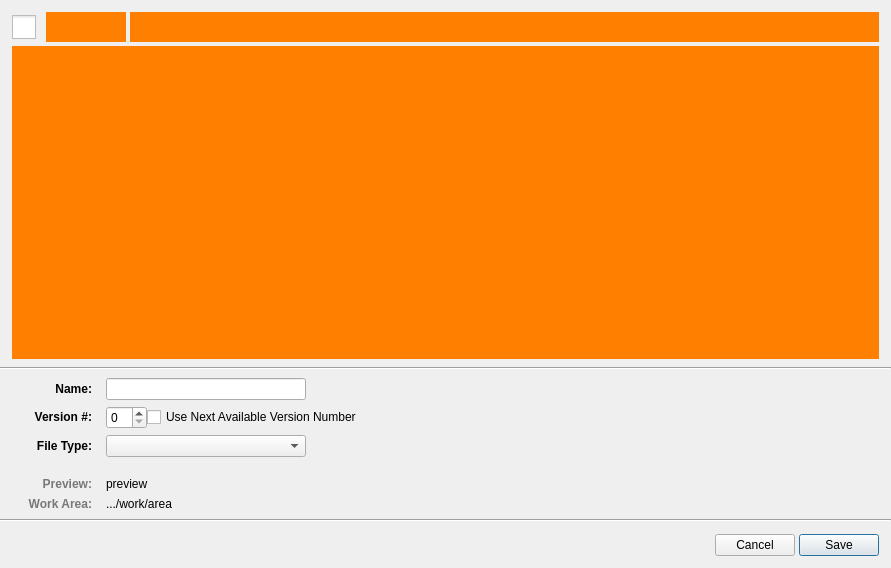
<?xml version="1.0" encoding="UTF-8"?>
<ui version="4.0">
 <class>FileSaveForm</class>
 <widget class="QWidget" name="FileSaveForm">
  <property name="geometry">
   <rect>
    <x>0</x>
    <y>0</y>
    <width>891</width>
    <height>568</height>
   </rect>
  </property>
  <property name="windowTitle">
   <string>Form</string>
  </property>
  <layout class="QVBoxLayout" name="verticalLayout" stretch="1,0,0,0,0,0">
   <property name="spacing">
    <number>4</number>
   </property>
   <property name="margin">
    <number>0</number>
   </property>
   <item>
    <layout class="QVBoxLayout" name="verticalLayout_3" stretch="0,1">
     <property name="leftMargin">
      <number>12</number>
     </property>
     <property name="topMargin">
      <number>12</number>
     </property>
     <property name="rightMargin">
      <number>12</number>
     </property>
     <property name="bottomMargin">
      <number>4</number>
     </property>
     <item>
      <layout class="QGridLayout" name="gridLayout_2" columnstretch="0,0,1">
       <item row="0" column="0">
        <layout class="QHBoxLayout" name="horizontalLayout_3" stretch="0">
         <property name="spacing">
          <number>1</number>
         </property>
         <item>
          <widget class="QCheckBox" name="expand_checkbox">
           <property name="sizePolicy">
            <sizepolicy hsizetype="Minimum" vsizetype="Maximum">
             <horstretch>0</horstretch>
             <verstretch>0</verstretch>
            </sizepolicy>
           </property>
           <property name="maximumSize">
            <size>
             <width>16777215</width>
             <height>24</height>
            </size>
           </property>
           <property name="toolTip">
            <string>Toggle Browser</string>
           </property>
           <property name="styleSheet">
            <string notr="true">#expand_checkbox::indicator {
width: 24;
height: 24;
}

#expand_checkbox::indicator::unchecked {
	image: url(:/tk-multi-workfiles2/save_expand.png);

}

#expand_checkbox::indicator::unchecked::hover {
	image: url(:/tk-multi-workfiles2/save_expand_hover.png);
}

#expand_checkbox::indicator::unchecked::pressed {
	image: url(:/tk-multi-workfiles2/save_expand_pressed.png);
}

#expand_checkbox::indicator::checked {
    image: url(:/tk-multi-workfiles2/save_collapse.png);
}

#expand_checkbox::indicator::checked:hover {
    image: url(:/tk-multi-workfiles2/save_collapse_hover.png);
}

#expand_checkbox::indicator::checked:pressed {
    image: url(:/tk-multi-workfiles2/save_collapse_pressed.png);
}</string>
           </property>
           <property name="text">
            <string/>
           </property>
          </widget>
         </item>
        </layout>
       </item>
       <item row="0" column="1">
        <widget class="NavigationWidget" name="nav" native="true">
         <property name="minimumSize">
          <size>
           <width>80</width>
           <height>30</height>
          </size>
         </property>
         <property name="styleSheet">
          <string notr="true">#nav {
background-color: rgb(255, 128, 0);
}</string>
         </property>
        </widget>
       </item>
       <item row="0" column="2">
        <widget class="BreadcrumbWidget" name="breadcrumbs" native="true">
         <property name="minimumSize">
          <size>
           <width>0</width>
           <height>30</height>
          </size>
         </property>
         <property name="styleSheet">
          <string notr="true">#breadcrumbs {
background-color: rgb(255, 128, 0);
}</string>
         </property>
        </widget>
       </item>
      </layout>
     </item>
     <item>
      <widget class="BrowserForm" name="browser" native="true">
       <property name="styleSheet">
        <string notr="true">#browser {
background-color: rgb(255, 128, 0);
}</string>
       </property>
      </widget>
     </item>
    </layout>
   </item>
   <item>
    <widget class="Line" name="line">
     <property name="orientation">
      <enum>Qt::Horizontal</enum>
     </property>
    </widget>
   </item>
   <item>
    <layout class="QVBoxLayout" name="verticalLayout_2" stretch="0,0">
     <property name="spacing">
      <number>20</number>
     </property>
     <property name="leftMargin">
      <number>12</number>
     </property>
     <property name="topMargin">
      <number>4</number>
     </property>
     <property name="rightMargin">
      <number>12</number>
     </property>
     <property name="bottomMargin">
      <number>4</number>
     </property>
     <item>
      <layout class="QGridLayout" name="file_controls_grid" rowstretch="0,0,0" columnstretch="0,1" columnminimumwidth="80,0">
       <property name="horizontalSpacing">
        <number>14</number>
       </property>
       <property name="verticalSpacing">
        <number>6</number>
       </property>
       <item row="1" column="0">
        <widget class="QLabel" name="version_label">
         <property name="minimumSize">
          <size>
           <width>0</width>
           <height>0</height>
          </size>
         </property>
         <property name="text">
          <string>&lt;html&gt;&lt;head/&gt;&lt;body&gt;&lt;p&gt;&lt;span style=&quot; font-weight:600;&quot;&gt;Version #:&lt;/span&gt;&lt;/p&gt;&lt;/body&gt;&lt;/html&gt;</string>
         </property>
         <property name="alignment">
          <set>Qt::AlignRight|Qt::AlignTrailing|Qt::AlignVCenter</set>
         </property>
         <property name="indent">
          <number>-1</number>
         </property>
        </widget>
       </item>
       <item row="0" column="0">
        <widget class="QLabel" name="name_label">
         <property name="minimumSize">
          <size>
           <width>0</width>
           <height>0</height>
          </size>
         </property>
         <property name="text">
          <string>&lt;html&gt;&lt;head/&gt;&lt;body&gt;&lt;p&gt;&lt;span style=&quot; font-weight:600;&quot;&gt;Name:&lt;/span&gt;&lt;/p&gt;&lt;/body&gt;&lt;/html&gt;</string>
         </property>
         <property name="alignment">
          <set>Qt::AlignRight|Qt::AlignTrailing|Qt::AlignVCenter</set>
         </property>
         <property name="indent">
          <number>-1</number>
         </property>
        </widget>
       </item>
       <item row="2" column="0">
        <widget class="QLabel" name="file_type_label">
         <property name="minimumSize">
          <size>
           <width>0</width>
           <height>0</height>
          </size>
         </property>
         <property name="text">
          <string>&lt;html&gt;&lt;head/&gt;&lt;body&gt;&lt;p&gt;&lt;span style=&quot; font-weight:600;&quot;&gt;File Type:&lt;/span&gt;&lt;/p&gt;&lt;/body&gt;&lt;/html&gt;</string>
         </property>
         <property name="alignment">
          <set>Qt::AlignRight|Qt::AlignTrailing|Qt::AlignVCenter</set>
         </property>
         <property name="indent">
          <number>-1</number>
         </property>
        </widget>
       </item>
       <item row="1" column="1">
        <layout class="QHBoxLayout" name="horizontalLayout_2">
         <property name="spacing">
          <number>-1</number>
         </property>
         <item>
          <widget class="QSpinBox" name="version_spinner"/>
         </item>
         <item>
          <widget class="QCheckBox" name="use_next_available_cb">
           <property name="text">
            <string>Use Next Available Version Number</string>
           </property>
          </widget>
         </item>
         <item>
          <spacer name="horizontalSpacer_2">
           <property name="orientation">
            <enum>Qt::Horizontal</enum>
           </property>
           <property name="sizeHint" stdset="0">
            <size>
             <width>0</width>
             <height>20</height>
            </size>
           </property>
          </spacer>
         </item>
        </layout>
       </item>
       <item row="2" column="1">
        <layout class="QHBoxLayout" name="horizontalLayout_6">
         <property name="spacing">
          <number>0</number>
         </property>
         <item>
          <widget class="QComboBox" name="file_type_menu">
           <property name="minimumSize">
            <size>
             <width>200</width>
             <height>0</height>
            </size>
           </property>
          </widget>
         </item>
         <item>
          <spacer name="horizontalSpacer_3">
           <property name="orientation">
            <enum>Qt::Horizontal</enum>
           </property>
           <property name="sizeHint" stdset="0">
            <size>
             <width>0</width>
             <height>20</height>
            </size>
           </property>
          </spacer>
         </item>
        </layout>
       </item>
       <item row="0" column="1">
        <layout class="QHBoxLayout" name="horizontalLayout_8" stretch="1,0">
         <property name="spacing">
          <number>0</number>
         </property>
         <item>
          <widget class="QLineEdit" name="name_edit">
           <property name="maximumSize">
            <size>
             <width>200</width>
             <height>16777215</height>
            </size>
           </property>
           <property name="frame">
            <bool>true</bool>
           </property>
          </widget>
         </item>
         <item>
          <spacer name="horizontalSpacer_4">
           <property name="orientation">
            <enum>Qt::Horizontal</enum>
           </property>
           <property name="sizeHint" stdset="0">
            <size>
             <width>0</width>
             <height>20</height>
            </size>
           </property>
          </spacer>
         </item>
        </layout>
       </item>
      </layout>
     </item>
     <item>
      <widget class="QStackedWidget" name="feedback_stacked_widget">
       <property name="currentIndex">
        <number>0</number>
       </property>
       <widget class="QWidget" name="preview_page">
        <layout class="QVBoxLayout" name="verticalLayout_4">
         <property name="margin">
          <number>0</number>
         </property>
         <item>
          <layout class="QGridLayout" name="preview_grid" columnstretch="0,1" columnminimumwidth="80,0">
           <property name="horizontalSpacing">
            <number>14</number>
           </property>
           <property name="verticalSpacing">
            <number>6</number>
           </property>
           <item row="0" column="0">
            <widget class="QLabel" name="preview_label">
             <property name="text">
              <string>&lt;html&gt;&lt;head/&gt;&lt;body&gt;&lt;p&gt;&lt;span style=&quot; font-weight:600; color:rgb(120, 120, 120)&quot;&gt;Preview:&lt;/span&gt;&lt;/p&gt;&lt;/body&gt;&lt;/html&gt;</string>
             </property>
             <property name="alignment">
              <set>Qt::AlignRight|Qt::AlignTop|Qt::AlignTrailing</set>
             </property>
             <property name="indent">
              <number>-1</number>
             </property>
            </widget>
           </item>
           <item row="0" column="1">
            <widget class="QLabel" name="file_name_preview">
             <property name="text">
              <string>preview</string>
             </property>
             <property name="alignment">
              <set>Qt::AlignLeading|Qt::AlignLeft|Qt::AlignTop</set>
             </property>
             <property name="indent">
              <number>-1</number>
             </property>
            </widget>
           </item>
           <item row="1" column="1">
            <widget class="ElidedLabel" name="work_area_preview">
             <property name="sizePolicy">
              <sizepolicy hsizetype="Ignored" vsizetype="Preferred">
               <horstretch>0</horstretch>
               <verstretch>0</verstretch>
              </sizepolicy>
             </property>
             <property name="text">
              <string>.../work/area</string>
             </property>
             <property name="alignment">
              <set>Qt::AlignLeading|Qt::AlignLeft|Qt::AlignTop</set>
             </property>
             <property name="wordWrap">
              <bool>true</bool>
             </property>
             <property name="indent">
              <number>-1</number>
             </property>
             <property name="textInteractionFlags">
              <set>Qt::TextSelectableByMouse</set>
             </property>
            </widget>
           </item>
           <item row="1" column="0">
            <widget class="QLabel" name="work_area_label">
             <property name="text">
              <string>&lt;html&gt;&lt;head/&gt;&lt;body&gt;&lt;p&gt;&lt;span style=&quot; font-weight:600; color:rgb(120, 120, 120)&quot;&gt;Work Area:&lt;/span&gt;&lt;/p&gt;&lt;/body&gt;&lt;/html&gt;</string>
             </property>
             <property name="alignment">
              <set>Qt::AlignRight|Qt::AlignTop|Qt::AlignTrailing</set>
             </property>
             <property name="indent">
              <number>-1</number>
             </property>
            </widget>
           </item>
          </layout>
         </item>
        </layout>
       </widget>
       <widget class="QWidget" name="warning_page">
        <layout class="QHBoxLayout" name="horizontalLayout_7">
         <property name="margin">
          <number>0</number>
         </property>
         <item>
          <layout class="QGridLayout" name="warning_grid" columnstretch="0,1" columnminimumwidth="80,0">
           <property name="horizontalSpacing">
            <number>14</number>
           </property>
           <property name="verticalSpacing">
            <number>6</number>
           </property>
           <property name="leftMargin">
            <number>0</number>
           </property>
           <item row="0" column="1">
            <widget class="QLabel" name="warning">
             <property name="text">
              <string>warning</string>
             </property>
             <property name="alignment">
              <set>Qt::AlignLeading|Qt::AlignLeft|Qt::AlignTop</set>
             </property>
             <property name="wordWrap">
              <bool>true</bool>
             </property>
             <property name="margin">
              <number>0</number>
             </property>
             <property name="indent">
              <number>-1</number>
             </property>
            </widget>
           </item>
           <item row="0" column="0">
            <widget class="QLabel" name="warning_label">
             <property name="text">
              <string>&lt;html&gt;&lt;head/&gt;&lt;body&gt;&lt;p&gt;&lt;span style=&quot; font-weight:600; color:rgb(226, 146, 0)&quot;&gt;Warning:&lt;/span&gt;&lt;/p&gt;&lt;/body&gt;&lt;/html&gt;</string>
             </property>
             <property name="alignment">
              <set>Qt::AlignRight|Qt::AlignTop|Qt::AlignTrailing</set>
             </property>
             <property name="indent">
              <number>-1</number>
             </property>
            </widget>
           </item>
          </layout>
         </item>
        </layout>
       </widget>
      </widget>
     </item>
    </layout>
   </item>
   <item>
    <spacer name="verticalSpacer">
     <property name="orientation">
      <enum>Qt::Vertical</enum>
     </property>
     <property name="sizeHint" stdset="0">
      <size>
       <width>20</width>
       <height>0</height>
      </size>
     </property>
    </spacer>
   </item>
   <item>
    <widget class="Line" name="break_line">
     <property name="orientation">
      <enum>Qt::Horizontal</enum>
     </property>
    </widget>
   </item>
   <item>
    <layout class="QHBoxLayout" name="horizontalLayout_4">
     <property name="leftMargin">
      <number>12</number>
     </property>
     <property name="topMargin">
      <number>8</number>
     </property>
     <property name="rightMargin">
      <number>12</number>
     </property>
     <property name="bottomMargin">
      <number>12</number>
     </property>
     <item>
      <spacer name="horizontalSpacer">
       <property name="orientation">
        <enum>Qt::Horizontal</enum>
       </property>
       <property name="sizeHint" stdset="0">
        <size>
         <width>40</width>
         <height>20</height>
        </size>
       </property>
      </spacer>
     </item>
     <item>
      <widget class="QPushButton" name="cancel_btn">
       <property name="text">
        <string>Cancel</string>
       </property>
      </widget>
     </item>
     <item>
      <widget class="QPushButton" name="save_btn">
       <property name="text">
        <string>Save</string>
       </property>
       <property name="default">
        <bool>true</bool>
       </property>
      </widget>
     </item>
    </layout>
   </item>
  </layout>
 </widget>
 <customwidgets>
  <customwidget>
   <class>ElidedLabel</class>
   <extends>QLabel</extends>
   <header>..framework_qtwidgets</header>
  </customwidget>
  <customwidget>
   <class>NavigationWidget</class>
   <extends>QWidget</extends>
   <header>..framework_qtwidgets</header>
   <container>1</container>
  </customwidget>
  <customwidget>
   <class>BreadcrumbWidget</class>
   <extends>QWidget</extends>
   <header>..framework_qtwidgets</header>
   <container>1</container>
  </customwidget>
  <customwidget>
   <class>BrowserForm</class>
   <extends>QWidget</extends>
   <header>..browser_form</header>
   <container>1</container>
  </customwidget>
 </customwidgets>
 <tabstops>
  <tabstop>name_edit</tabstop>
  <tabstop>version_spinner</tabstop>
  <tabstop>use_next_available_cb</tabstop>
  <tabstop>file_type_menu</tabstop>
  <tabstop>cancel_btn</tabstop>
  <tabstop>save_btn</tabstop>
  <tabstop>expand_checkbox</tabstop>
 </tabstops>
 <resources>
  <include location="resources.qrc"/>
 </resources>
 <connections/>
</ui>
